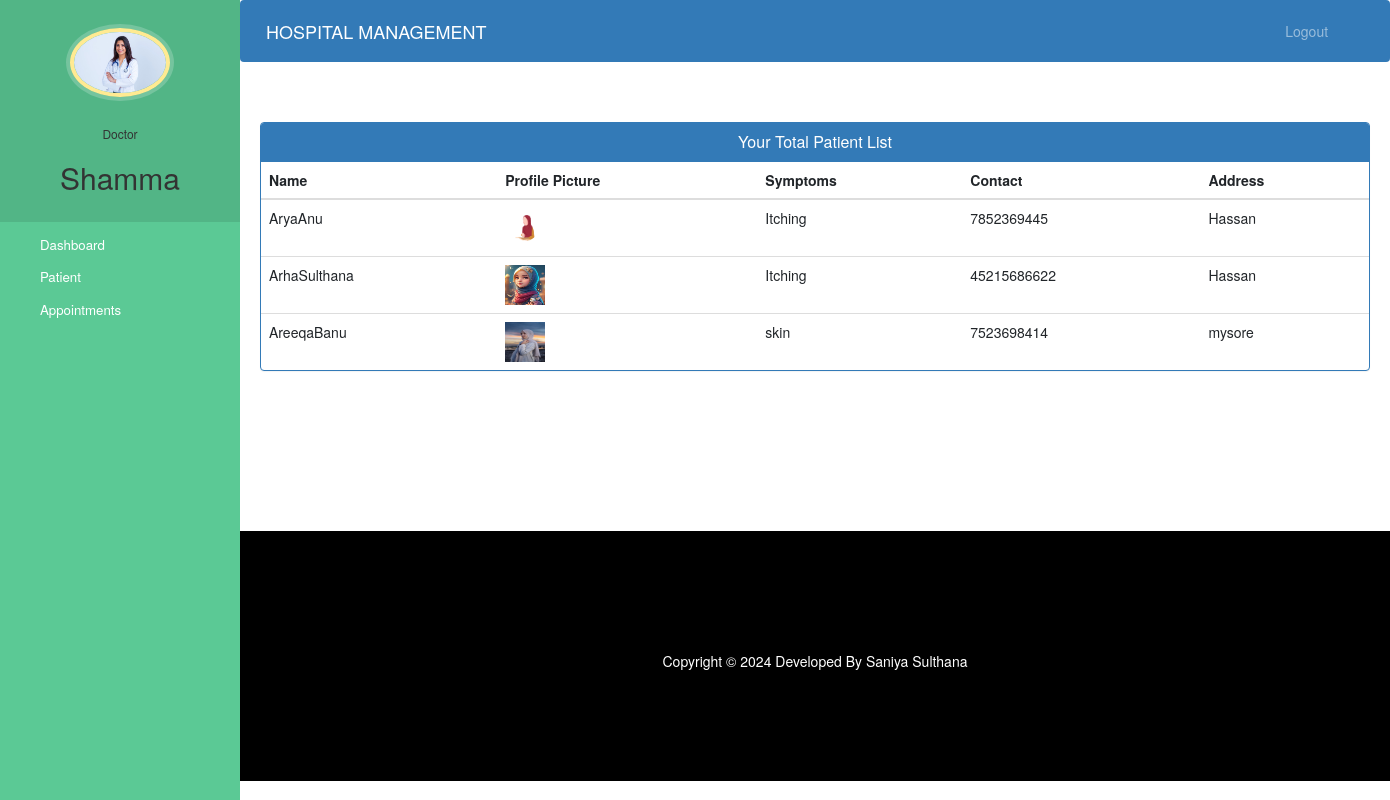
The app's page /doctor-view-patient (signed in) with its own data.
### hospital/models.py (models this page shows, shortened)
class Doctor(models.Model):
    user=models.OneToOneField(User,on_delete=models.CASCADE)
    profile_pic=models.ImageField(upload_to='profile_pic/DoctorProfilePic/',null=True,blank=True)
    address=models.CharField(max_length=40)
    mobile=models.CharField(max_length=20,null=True)
    department=models.CharField(max_length=50,choices=departments,default='Cardiologist')
    status=models.BooleanField(default=False)

class Patient(models.Model):
    user=models.OneToOneField(User,on_delete=models.CASCADE)
    profile_pic=models.ImageField(upload_to='profile_pic/PatientProfilePic/',null=True,blank=True)
    address=models.CharField(max_length=40)
    mobile=models.CharField(max_length=20,null=True)
    symptoms=models.CharField(max_length=100,null=False)
    assignedDoctorId=models.PositiveIntegerField(null=True)
    admitDate=models.DateField(auto_now=True)
    status=models.BooleanField(default=False)
    @property
    def get_name(self):
        return self.user.first_name+""+self.user.last_name

### hospital/views.py (the view)
# urls.py: path('doctor-view-patient',views.doctor_view_patient_view,name='doctor-patient-view'),
@login_required(login_url='doctorlogin')
@user_passes_test(is_doctor)
def doctor_view_patient_view(request):
    patients=models.Patient.objects.all().filter(status=True,assignedDoctorId=request.user.id)
    doctor=models.Doctor.objects.get(user_id=request.user.id) # for profile picture of doctor in sidebar
    return render(request,'hospital/doctor_view_patient.html',{'patients':patients,'doctor':doctor})

### hospital/views.py (called while the page is built)
def is_doctor(user):
    return user.groups.filter(name='DOCTOR').exists()

### templates/hospital/doctor_view_patient.html (shortened to what this page needs)
{% extends 'hospital/doctor_base.html' %}
{% block content %}
{%load static%}
<head>
  <link href="//netdna.bootstrapcdn.com/bootstrap/3.0.0/css/bootstrap.min.css" rel="stylesheet" id="bootstrap-css">
</head>
<div class="container">
  <div class="panel panel-primary">
    <div class="panel-heading">
      <h6 class="panel-title">Your Total Patient List</h6>
    </div>
    <table class="table table-hover" id="dev-table">
      <thead>
        <tr>
          <th>Name</th>
          <th>Profile Picture</th>
          <th>Symptoms</th>
          <th>Contact</th>
          <th>Address</th>
        </tr>
      </thead>
      {% for p in patients %}
      <tr>
        <td> {{p.get_name}}</td>
        <td> <img src="{% static p.profile_pic.url %}" alt="Profile Pic" height="40px" width="40px" /></td>
        <td>{{p.symptoms}}</td>
        <td>{{p.mobile}}</td>
        <td>{{p.address}}</td>
      </tr>
      {% endfor %}
    </table>
  </div>
</div>
{% endblock content %}

### templates/hospital/doctor_base.html (shortened to what this page needs)
<!DOCTYPE html>
{% load static %}
<html lang="en">
<head>
  <link rel="stylesheet" href="https://stackpath.bootstrapcdn.com/bootstrap/4.3.1/css/bootstrap.min.css">
  <link rel="stylesheet" href="https://maxcdn.bootstrapcdn.com/font-awesome/4.7.0/css/font-awesome.min.css">
</head>
<body>
  <nav class="menu" tabindex="0">
    <header class="avatar">
      <img src="{% static doctor.profile_pic.url %}" alt="Profile Pic" />
      <br><br>
      <h6>Doctor</h6>
      <h2>{{request.user.first_name}}</h2>
    </header>
    <ul>
      <li tabindex="0" class="icon-dashboard"> <a style="color:white; text-decoration:none;" href="/doctor-dashboard"><span>Dashboard</span></a> </li>
      <li tabindex="0" class="icon-users"> <a style="color:white; text-decoration:none;" href="/doctor-patient"><span>Patient</span></a></li>
      <li tabindex="0" class="icon-calendar"> <a style="color:white; text-decoration:none;" href="/doctor-appointment"><span>Appointments</span></a></li>
    </ul>
  </nav>
  <main>
    <div class="bs-example">
      <nav class="navbar navbar-expand-md  navbar-dark fixed-top" style="background:#337AB7;">
        <a href="/doctor-dashboard" class="navbar-brand">HOSPITAL MANAGEMENT</a>
        <div class="collapse navbar-collapse justify-content-between" id="navbarCollapse">
          <div class="navbar-nav" style=" margin-left: 90%;">
            <a href="/logout" class="nav-item nav-link">Logout</a>
          </div>
        </div>
      </nav>
    </div>
    <br><br>
    {% block content %}
    {% endblock content %}
    <br><br><br><br><br><br><br>
    <footer>
      <br>
      <div class="container">
        <div class="row">
          <div class="col-md-12 col-sm-12">
            <div style="color:#ffffff;" class="wow fadeInUp footer-copyright">
              <p>
                Copyright &copy; 2024 Developed By Saniya Sulthana </p>
            </div>
          </div>
        </div>
      </div>
    </footer>
  </main>
</body>
</html>

### templates/hospital/doctor_base.html (style rules this page uses)
a:link { text-decoration: none; }
a { color: white; }
footer { padding: 0px 0px 0px 0px; background-color: black; margin: 0px; }
p { text-align: center; }
body { padding-left: 240px; }
main { position: relative; height: 100vh; }
.menu { background: #5bc995; height: 100vh; width: 240px; position: fixed; top: 0px; left: 0; z-index: 5; outline: none; }
.menu .avatar { background: rgba(0, 0, 0, 0.1); padding: 2em 0.5em; text-align: center; }
.menu .avatar img { width: 100px; border-radius: 50%; overflow: hidden; border: 4px solid #ffea92; box-shadow: 0 0 0 4px rgba(255, 255, 255, 0.2); }
.menu .avatar h2 { font-weight: normal; margin-bottom: 0; }
.menu ul { list-style: none; padding: 0.5em 0; margin: 0; }
.menu ul li { padding: 0.5em 1em 0.5em 3em; font-size: 0.95em; font-weight: regular; background-repeat: no-repeat; background-position: left 15px center; background-size: auto 20px; transition: all 0.15s linear; cursor: pointer; }
.menu ul li.icon-dashboard { background-image: url("http://www.entypo.com/images//gauge.svg"); }
.menu ul li.icon-users { background-image: url("http://www.entypo.com/images//users.svg"); }
.menu ul li.icon-calendar { background-image: url("http://www.entypo.com/images//calendar.svg"); }

### templates/hospital/doctor_view_patient.html (style rules this page uses)
a:link { text-decoration: none; }
h6 { text-align: center; }
.row { margin: 100px; }

### records on screen
Doctor: profile_pic (picture)
Patient: get_name "AryaAnu", profile_pic (picture), symptoms "Itching", mobile "7852369445", address "Hassan"
Patient: get_name "ArhaSulthana", profile_pic (picture), symptoms "Itching", mobile "45215686622", address "Hassan"
Patient: get_name "AreeqaBanu", profile_pic (picture), symptoms "skin", mobile "7523698414", address "mysore"

### other values on screen
{{ request.user.first_name }} "Shamma"
